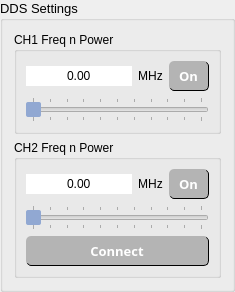
         <widget class="QGroupBox" name="GBOX_dds_panel">
          <property name="minimumSize">
           <size>
            <width>177</width>
            <height>232</height>
           </size>
          </property>
          <property name="font">
           <font>
            <family>Arial</family>
            <pointsize>10</pointsize>
           </font>
          </property>
          <property name="styleSheet">
           <string notr="true"/>
          </property>
          <property name="title">
           <string>DDS Settings</string>
          </property>
          <layout class="QVBoxLayout" name="verticalLayout_5">
           <item>
            <layout class="QVBoxLayout" name="verticalLayout_4">
             <item>
              <widget class="QGroupBox" name="groupBox_11">
               <property name="minimumSize">
                <size>
                 <width>0</width>
                 <height>20</height>
                </size>
               </property>
               <property name="font">
                <font>
                 <family>Arial</family>
                 <pointsize>9</pointsize>
                </font>
               </property>
               <property name="title">
                <string>CH1 Freq n Power</string>
               </property>
               <layout class="QVBoxLayout" name="verticalLayout">
                <item>
                 <layout class="QHBoxLayout" name="horizontalLayout_3" stretch="5,1,0">
                  <item>
                   <widget class="QLineEdit" name="TXT_CH1_freq">
                    <property name="minimumSize">
                     <size>
                      <width>0</width>
                      <height>20</height>
                     </size>
                    </property>
                    <property name="styleSheet">
                     <string notr="true">QLineEdit { border: none }</string>
                    </property>
                    <property name="text">
                     <string>0.00</string>
                    </property>
                    <property name="alignment">
                     <set>Qt::AlignCenter</set>
                    </property>
                   </widget>
                  </item>
                  <item>
                   <widget class="QLabel" name="LBL_CH1_MHz">
                    <property name="text">
                     <string>MHz</string>
                    </property>
                    <property name="alignment">
                     <set>Qt::AlignCenter</set>
                    </property>
                   </widget>
                  </item>
                  <item>
                   <widget class="QPushButton" name="BTN_CH1_power">
                    <property name="minimumSize">
                     <size>
                      <width>40</width>
                      <height>30</height>
                     </size>
                    </property>
                    <property name="font">
                     <font>
                      <family>Arial Black</family>
                      <pointsize>10</pointsize>
                      <weight>75</weight>
                      <bold>true</bold>
                     </font>
                    </property>
                    <property name="styleSheet">
                     <string notr="true">border-radius: 5px ;background-color: rgb(180, 180, 180);  color: rgb(255, 255, 255); color: rgb(255, 255, 255); border-style: outset; border-bottom: 1px solid; border-right: 1px solid</string>
                    </property>
                    <property name="text">
                     <string>On</string>
                    </property>
                    <property name="checkable">
                     <bool>true</bool>
                    </property>
                    <property name="checked">
                     <bool>false</bool>
                    </property>
                    <property name="autoDefault">
                     <bool>false</bool>
                    </property>
                   </widget>
                  </item>
                 </layout>
                </item>
                <item>
                 <widget class="QSlider" name="SLD_CH1_curr">
                  <property name="styleSheet">
                   <string notr="true">QSlider::handle:horizontal {
    background:rgb(145, 168, 210);
    width: 12px;
    height: 6px;
    border-radius: 2px;
    }</string>
                  </property>
                  <property name="maximum">
                   <number>1000</number>
                  </property>
                  <property name="pageStep">
                   <number>10</number>
                  </property>
                  <property name="orientation">
                   <enum>Qt::Horizontal</enum>
                  </property>
                  <property name="invertedAppearance">
                   <bool>false</bool>
                  </property>
                  <property name="invertedControls">
                   <bool>false</bool>
                  </property>
                  <property name="tickPosition">
                   <enum>QSlider::TicksBothSides</enum>
                  </property>
                  <property name="tickInterval">
                   <number>100</number>
                  </property>
                 </widget>
                </item>
               </layout>
              </widget>
             </item>
             <item>
              <widget class="QGroupBox" name="groupBox_12">
               <property name="minimumSize">
                <size>
                 <width>0</width>
                 <height>20</height>
                </size>
               </property>
               <property name="font">
                <font>
                 <family>Arial</family>
                 <pointsize>9</pointsize>
                </font>
               </property>
               <property name="title">
                <string>CH2 Freq n Power</string>
               </property>
               <layout class="QVBoxLayout" name="verticalLayout_17">
                <item>
                 <layout class="QHBoxLayout" name="horizontalLayout_4" stretch="5,0,0">
                  <item>
                   <widget class="QLineEdit" name="TXT_CH2_freq">
                    <property name="minimumSize">
                     <size>
                      <width>0</width>
                      <height>20</height>
                     </size>
                    </property>
                    <property name="styleSheet">
                     <string notr="true">QLineEdit { border: none }</string>
                    </property>
                    <property name="text">
                     <string>0.00</string>
                    </property>
                    <property name="alignment">
                     <set>Qt::AlignCenter</set>
                    </property>
                   </widget>
                  </item>
                  <item>
                   <widget class="QLabel" name="LBL_CH1_MHz_2">
                    <property name="text">
                     <string>MHz</string>
                    </property>
                    <property name="alignment">
                     <set>Qt::AlignCenter</set>
                    </property>
                   </widget>
                  </item>
                  <item>
                   <widget class="QPushButton" name="BTN_CH2_power">
                    <property name="minimumSize">
                     <size>
                      <width>40</width>
                      <height>30</height>
                     </size>
                    </property>
                    <property name="font">
                     <font>
                      <family>Arial Black</family>
                      <pointsize>10</pointsize>
                      <weight>75</weight>
                      <bold>true</bold>
                     </font>
                    </property>
                    <property name="styleSheet">
                     <string notr="true">border-radius: 5px ;background-color: rgb(180, 180, 180);  color: rgb(255, 255, 255); color: rgb(255, 255, 255); border-style: outset; border-bottom: 1px solid; border-right: 1px solid</string>
                    </property>
                    <property name="text">
                     <string>On</string>
                    </property>
                    <property name="checkable">
                     <bool>true</bool>
                    </property>
                    <property name="checked">
                     <bool>false</bool>
                    </property>
                    <property name="autoDefault">
                     <bool>false</bool>
                    </property>
                   </widget>
                  </item>
                 </layout>
                </item>
                <item>
                 <widget class="QSlider" name="SLD_CH2_curr">
                  <property name="styleSheet">
                   <string notr="true">QSlider::handle:horizontal {
    background:rgb(145, 168, 210);
    width: 12px;
    height: 6px;
    border-radius: 2px;
    }</string>
                  </property>
                  <property name="maximum">
                   <number>1000</number>
                  </property>
                  <property name="pageStep">
                   <number>10</number>
                  </property>
                  <property name="orientation">
                   <enum>Qt::Horizontal</enum>
                  </property>
                  <property name="invertedAppearance">
                   <bool>false</bool>
                  </property>
                  <property name="invertedControls">
                   <bool>false</bool>
                  </property>
                  <property name="tickPosition">
                   <enum>QSlider::TicksBothSides</enum>
                  </property>
                  <property name="tickInterval">
                   <number>100</number>
                  </property>
                 </widget>
                </item>
                <item>
                 <widget class="QPushButton" name="BTN_dds_connect">
                  <property name="enabled">
                   <bool>true</bool>
                  </property>
                  <property name="minimumSize">
                   <size>
                    <width>30</width>
                    <height>30</height>
                   </size>
                  </property>
                  <property name="font">
                   <font>
                    <family>Arial Black</family>
                    <pointsize>10</pointsize>
                    <weight>75</weight>
                    <bold>true</bold>
                   </font>
                  </property>
                  <property name="styleSheet">
                   <string notr="true">border-radius: 5px ;background-color: rgb(180, 180, 180);  color: rgb(255, 255, 255); color: rgb(255, 255, 255); border-style: outset; border-bottom: 1px solid; border-right: 1px solid</string>
                  </property>
                  <property name="text">
                   <string>    Connect    </string>
                  </property>
                  <property name="checkable">
                   <bool>true</bool>
                  </property>
                  <property name="checked">
                   <bool>false</bool>
                  </property>
                  <property name="autoDefault">
                   <bool>false</bool>
                  </property>
                 </widget>
                </item>
               </layout>
              </widget>
             </item>
            </layout>
           </item>
          </layout>
         </widget>
